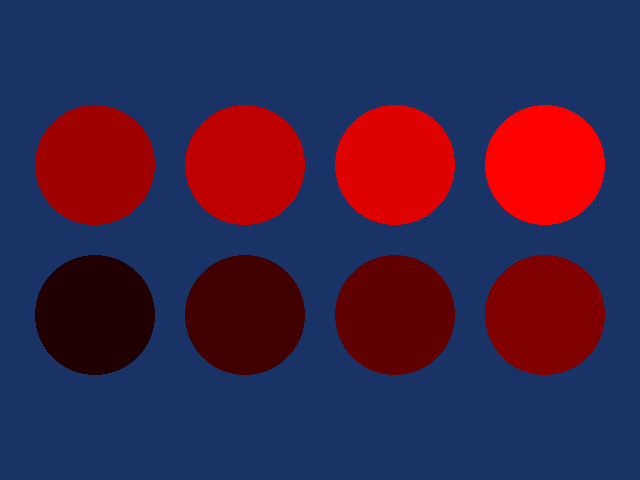

Here is the Python script that generated this plot:
#!/usr/bin/env python

# Demonstrate the effect of the ambient lighting coefficient on a row of
# eight spheres, with ambient increasing from 0.125 to 1.0.

# Factory overrides: importing these modules registers the OpenGL rendering
# and interaction style implementations for vtkRenderingCore factory classes.
import vtkmodules.vtkInteractionStyle  # noqa: F401
import vtkmodules.vtkRenderingOpenGL2  # noqa: F401

# VTK pipeline classes used in this example
from vtkmodules.vtkFiltersSources import vtkSphereSource
from vtkmodules.vtkRenderingCore import (
    vtkActor,
    vtkLight,
    vtkPolyDataMapper,
    vtkRenderWindow,
    vtkRenderWindowInteractor,
    vtkRenderer,
)

# Colors (normalized RGB)
sphere_color = (1.0, 0.0, 0.0)
background = (0.102, 0.200, 0.400)

# Source: generate a high-resolution sphere shared by all actors
sphere = vtkSphereSource()
sphere.SetThetaResolution(100)
sphere.SetPhiResolution(50)

# Mapper: map sphere polygon data to graphics primitives
mapper = vtkPolyDataMapper()
mapper.SetInputConnection(sphere.GetOutputPort())

# Actor 0: ambient 0.125
actor_0 = vtkActor()
actor_0.SetMapper(mapper)
actor_0.GetProperty().SetColor(sphere_color)
actor_0.GetProperty().SetAmbient(0.125)
actor_0.GetProperty().SetDiffuse(0.0)
actor_0.GetProperty().SetSpecular(0.0)
actor_0.AddPosition(0.0, 0.0, 0.0)

# Actor 1: ambient 0.250
actor_1 = vtkActor()
actor_1.SetMapper(mapper)
actor_1.GetProperty().SetColor(sphere_color)
actor_1.GetProperty().SetAmbient(0.250)
actor_1.GetProperty().SetDiffuse(0.0)
actor_1.GetProperty().SetSpecular(0.0)
actor_1.AddPosition(1.25, 0.0, 0.0)

# Actor 2: ambient 0.375
actor_2 = vtkActor()
actor_2.SetMapper(mapper)
actor_2.GetProperty().SetColor(sphere_color)
actor_2.GetProperty().SetAmbient(0.375)
actor_2.GetProperty().SetDiffuse(0.0)
actor_2.GetProperty().SetSpecular(0.0)
actor_2.AddPosition(2.50, 0.0, 0.0)

# Actor 3: ambient 0.500
actor_3 = vtkActor()
actor_3.SetMapper(mapper)
actor_3.GetProperty().SetColor(sphere_color)
actor_3.GetProperty().SetAmbient(0.500)
actor_3.GetProperty().SetDiffuse(0.0)
actor_3.GetProperty().SetSpecular(0.0)
actor_3.AddPosition(3.75, 0.0, 0.0)

# Actor 4: ambient 0.625
actor_4 = vtkActor()
actor_4.SetMapper(mapper)
actor_4.GetProperty().SetColor(sphere_color)
actor_4.GetProperty().SetAmbient(0.625)
actor_4.GetProperty().SetDiffuse(0.0)
actor_4.GetProperty().SetSpecular(0.0)
actor_4.AddPosition(0.0, 1.25, 0.0)

# Actor 5: ambient 0.750
actor_5 = vtkActor()
actor_5.SetMapper(mapper)
actor_5.GetProperty().SetColor(sphere_color)
actor_5.GetProperty().SetAmbient(0.750)
actor_5.GetProperty().SetDiffuse(0.0)
actor_5.GetProperty().SetSpecular(0.0)
actor_5.AddPosition(1.25, 1.25, 0.0)

# Actor 6: ambient 0.875
actor_6 = vtkActor()
actor_6.SetMapper(mapper)
actor_6.GetProperty().SetColor(sphere_color)
actor_6.GetProperty().SetAmbient(0.875)
actor_6.GetProperty().SetDiffuse(0.0)
actor_6.GetProperty().SetSpecular(0.0)
actor_6.AddPosition(2.50, 1.25, 0.0)

# Actor 7: ambient 1.000
actor_7 = vtkActor()
actor_7.SetMapper(mapper)
actor_7.GetProperty().SetColor(sphere_color)
actor_7.GetProperty().SetAmbient(1.000)
actor_7.GetProperty().SetDiffuse(0.0)
actor_7.GetProperty().SetSpecular(0.0)
actor_7.AddPosition(3.75, 1.25, 0.0)

# Light: single directional light for uniform comparison
light = vtkLight()
light.SetFocalPoint(1.875, 0.6125, 0)
light.SetPosition(0.875, 1.6125, 1)

# Renderer: assemble the scene with parallel projection
renderer = vtkRenderer()
renderer.AddActor(actor_0)
renderer.AddActor(actor_1)
renderer.AddActor(actor_2)
renderer.AddActor(actor_3)
renderer.AddActor(actor_4)
renderer.AddActor(actor_5)
renderer.AddActor(actor_6)
renderer.AddActor(actor_7)
renderer.AddLight(light)
renderer.SetBackground(background)

# Window: display the rendered scene
render_window = vtkRenderWindow()
render_window.AddRenderer(renderer)
render_window.SetWindowName("ambient spheres")
render_window.SetMultiSamples(0)
render_window.SetSize(640, 480)

# Scene: configure the camera
renderer.GetActiveCamera().SetFocalPoint(0, 0, 0)
renderer.GetActiveCamera().SetPosition(0, 0, 1)
renderer.GetActiveCamera().SetViewUp(0, 1, 0)
renderer.GetActiveCamera().ParallelProjectionOn()
renderer.ResetCamera()
renderer.GetActiveCamera().SetParallelScale(2.0)

# Interactor: handle mouse and keyboard events
interactor = vtkRenderWindowInteractor()
interactor.SetRenderWindow(render_window)

# Launch the interactive visualization
render_window.Render()
interactor.Start()
